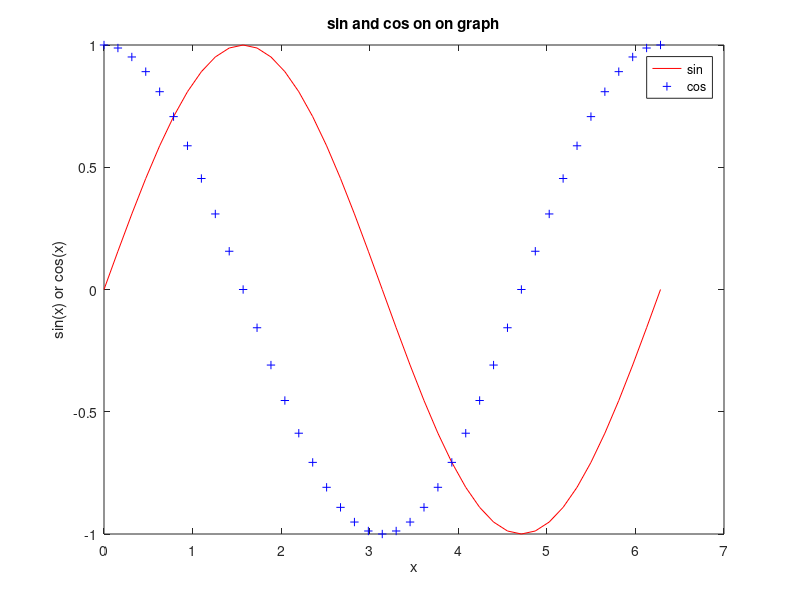

Write the MATLAB code that produced this figure.
%This is script plots sin(x) and cos(x) in the same Figure window
%for vlaues of x ranging from 0 to 2*pi

clf
x=0:2*pi/40: 2*pi;
y=sin(x);
plot(x,y,'r')
hold on
y=cos(x);
plot(x,y,'b+')
legend('sin','cos')
xlabel('x')
ylabel('sin(x) or cos(x)')
title('sin and cos on on graph')
